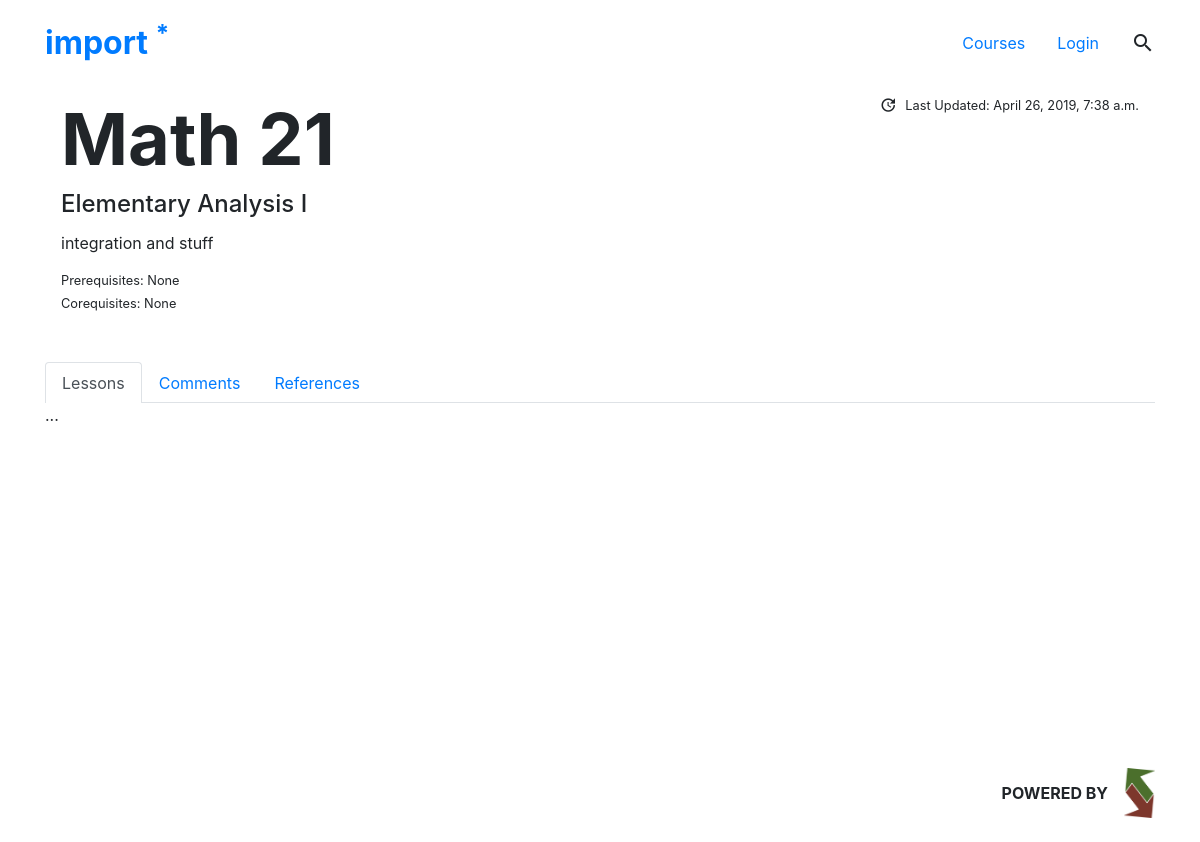
The app's page /course/math/21/ with its own data.
### reviewer/models.py (models this page shows, shortened)
class Course(models.Model):
	name = models.CharField("Course Name", max_length=20)
	code = models.CharField("Course Code", max_length=10)
	number = models.CharField("Course Number", max_length=10)
	number_len = models.PositiveSmallIntegerField(default=1)
	title = models.CharField("Course Title", max_length=50)
	description = models.TextField("Course Description", blank=True)
	old_curr = models.BooleanField("Pre-2018 Curriculum Exclusive?", default=False)
	visible = models.BooleanField("Visible?", default=True)
	prereqs = models.ManyToManyField('self', blank=True, default=None, symmetrical=False, related_name="preq")
	coreqs = models.ManyToManyField('self', blank=True, default=None,symmetrical=False , related_name="creq")
	lastupdated = models.DateTimeField("Last Updated", default=timezone.now)
	image = models.ImageField(verbose_name="Cover Photo", null=True, blank=True, upload_to=course_uploadto)

### reviewer/views.py (the view)
# urls.py: path('course/', views.courselist, name="courselist"),
def course(request, csubj, cnum):
	return coursecpage( request, csubj, cnum, 'l', '1')

### reviewer/templates/reviewer/courses/course.html (shortened to what this page needs)
{% extends 'reviewer/base.html' %}
{% load static %}
{% block content %}
	<div class="container pt-5">
		<div class="my-5">
			<div class="m-auto d-flex flex-column align-items-start">
				<div class="w-100">
					<div class="mx-3">
						<div class="d-flex justify-content-between flex-column flex-lg-row mb-3 mb-lg-0">
							<div class="mx-auto mx-lg-0 text-center text-lg-left">
								<h1 class="h1 title course-{{course_filt.id}}" ><strong>{{ course_filt.code }} <span class="import-font-primary">{{ course_filt.number }}</span></strong></h1>
								<h4 class=" h4 mt-2">{{ course_filt.title }}</h4>
							</div>
							<div class="mx-auto mx-lg-0  text-center text-lg-right">
								<div>
									<small class="d-flex">
										<i class="material-icons material-icon-sm mx-2">update</i> Last Updated: {{ course_filt.lastupdated }}
									</small>
								</div>
							</div>
						</div>
						<div class="mt-1 row">
							<div class="d-flex flex-column col-lg-8 ml-lg-0 ml-auto mr-auto">
								<p class="text-center text-lg-left">{{course_filt.description}}</p>
								<small>
									<div class="mb-1">
										<span>Prerequisites:</span>
										<div class="d-inline-flex align-items-start">
											{% if course_filt.prereqs.count > 0 %}
												{% for prereq in course_filt.prereqs.all %}
													{% if forloop.counter != 1 %}<span class="mr-1">,</span>{%endif%}
													<a href="{% url 'course' prereq.code|lower prereq.number %}">
														{{ prereq.name }}
													</a>
												{% endfor %}
											{% else %}
												None
											{% endif %}
										</div>
									</div>
									<div>
										<span>Corequisites:</span>
										<div class="d-inline-flex align-items-start">
											{% if course_filt.coreqs.count > 0 %}
												{% for coreq in course_filt.coreqs.all %}
													{% if forloop.counter != 1 %}<span class="mr-1">,</span>{%endif%}
													<a href="{% url 'course' coreq.code|lower coreq.number %}">
														{{ coreq.name }}
													</a>
												{% endfor %}
											{% else %}
												None
											{% endif %}
										</div>
									</div>
								</small>
							</div>
						</div>
					</div>
				</div>
			</div>
		</div>
		<div class="">
			<ul class="nav nav-tabs" id="coursetab" role="tablist">
			  <li class="nav-item">
			    <a class="nav-link {% if section == 'l' %}active{%endif%}" id="lessons-tab" data-toggle="tab" href="#lessons" role="tab" aria-controls="lessons" aria-selected="true">Lessons</a>
			  </li>
			  <li class="nav-item">
			    <a class="nav-link {% if section == 'c' %}active{%endif%}" id="comments-tab" data-toggle="tab" href="#comments" role="tab" aria-controls="profile" aria-selected="false">Comments</a>
			  </li>
			  <li class="nav-item">
			    <a class="nav-link {% if section == 'r' %}active{%endif%}" id="ref-tab" data-toggle="tab" href="#ref" role="tab" aria-controls="ref" aria-selected="false">References</a>
			  </li>
			</ul>
			<div class="tab-content" id="import-tabcontents">
			  <div class="tab-pane fade {% if section == 'l' %} show active{%endif%}" id="lessons" role="tabpanel" aria-labelledby="lessons-tab">
			  	...
			  </div>
			</div>
		</div>
	</div>
{% endblock %}

### reviewer/static/reviewer/css/import.css (style rules this page uses)
html { -webkit-font-smoothing: antialiased; -moz-osx-font-smoothing: grayscale; text-rendering: optimizeLegibility; }
body { font-size: 1em; }
.noselect, i { -webkit-touch-callout: none; -webkit-user-select: none; -khtml-user-select: none; -moz-user-select: none; -ms-user-select: none; user-select: none; }
.material-icons { margin: 0 auto; }
.material-icon-sm { font-size: 18px !important; }
.nav-tabs .nav-link { border-bottom: 0 solid transparent; }
.title { font-size: 4.5em; }

### records on screen
Course: code "Math", number "21", title "Elementary Analysis I", lastupdated "April 26, 2019, 7:38 a.m.", description "integration and stuff"
